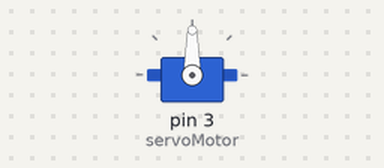
The sketch below on a simulated Arduino Uno, built with avr-gcc and run on an emulated ATmega328P. Shown: servo.

Above: at 0.05 s.
At 1.0 s:
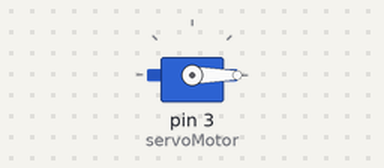
At 2.0 s:
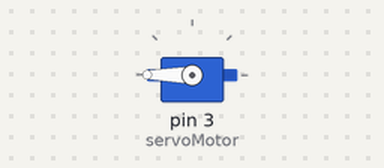
Timing chart, 0 to 4.6 s (numbered marks = the images above):
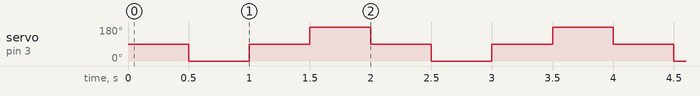

The sketch:

servo-motor-basic.ino
```cpp
#include <Servo.h>

Servo servoMotor;

void setup() {
  Serial.begin(9600);
  servoMotor.attach(3);
}

void loop() {

  servoMotor.write(90);
  delay(500);

  servoMotor.write(0);
  delay(500);

  servoMotor.write(90);
  delay(500);

  servoMotor.write(180);
  delay(500);

}
```

Measured:
- by itself, servo on pin 3 (servoMotor): repeats every 2.0 s: 90° 0.50 s, 180° 0.50 s, 90° 0.50 s, 0° 0.50 s
